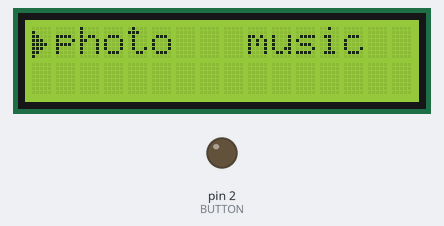
Bench run of a sketch on a simulated Arduino Uno, built with avr-gcc and run on an emulated ATmega328P. Parts: 16×2 character LCD, output pins drawn as LEDs (lit = HIGH).

Above: at 0.1 s.
At 1.1 s:
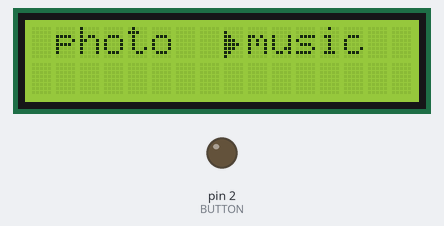
At 2.1 s:
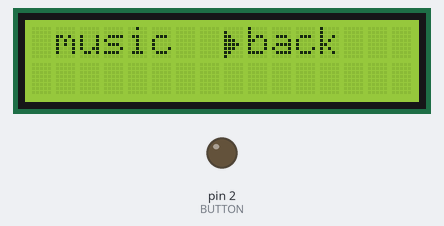

The sketch:

proj.ino
```cpp
#include <LiquidCrystal.h>
#include "DHT.h"
#include <alloca.h>
#include "character.h"
#include "header.h"

#define DHTPIN 3
#define DHTTYPE DHT11
#define BUZZERPIN 4
#define BUTTON 2

#define SEL 15
#define HEART 14


void playsound(int buzzerPin, int* melody, int* noteDurations, int length);
void playsound_with_waves(int buzzerPin, int* melody, int* noteDurations, int length);
// void showMenu(char);

// #define DISTANCE_SENSOR_1 2
// #define DISTANCE_SENSOR_1 1

DHT dht(DHTPIN, DHTTYPE);
LiquidCrystal lcd = LiquidCrystal(5, 6, 7, 8, 9, 10, 11);
int iCounter = 0; // counter
byte chara[8] = {
  0b00000,0b00000,0b00000,0b00000,0b00000,0b00000,0b00000,0b00000
};

char line1[17] = {};
char line2[17] = {};
char des[17] = {};

#define ALL_MENU_OPTIONS 3
char menuStr[8*ALL_MENU_OPTIONS] = " photo   music   back    ";


int menuOptions = 0;


char* scroll(char* src, int len_src, int begin, int len_des=16) ;
void write(int n); // lcd.write(byte(n)) not neccessary
char* menu(int button_left_or_right/*0: left, 1: right*/);


void setup() {
  dht.begin();

  lcd.begin( 16, 2 ); // set up the LCD’s numbers of colomns and rows

  // set up the waves for the sound
  lcd.createChar(0, space);
  for (int i=1; i<9; i++){
    chara[8-i] = 31;
    lcd.createChar(i, chara);
  }

  lcd.createChar(SEL, select);
  lcd.clear(); // clear LCD
  lcd.setCursor( 0, 0 );
  lcd.print(scroll(menuStr, sizeof(menuStr), 0));
  lcd.setCursor(0,0);
  write(SEL);
  Serial.begin(9600);
  pinMode(BUTTON, OUTPUT);


}

void loop() {
  // delay(100);
  // int temperatureC = int(dht.readTemperature());
  // int temperatureF = int(dht.readTemperature(true));
  // int humidity = int(dht.readHumidity());
  // lcd.print(temperatureC);
  // lcd.write(byte(1));
  // lcd.print("C ");
  // lcd.print(temperatureF);
  // lcd.write(byte(1));
  // lcd.print("F ");
  // lcd.write(byte(0));
  // char src[] = "hello world! hello potatoes!";
  // for (int i=0; i<16; i++) {
  //   lcd.setCursor(0, 1);
  //   char *s = scroll(src, sizeof(src)/sizeof(char), i, 15);
  //   lcd.print(s);
  //   // free(s);
  //   delay(500);
  // }
  // playsound_with_waves(BUZZERPIN, melody, noteDurations, sizeof(noteDurations)/sizeof(int));

  // if (digitalRead(BUTTON) == HIGH) {
  //   while (digitalRead(BUTTON) == HIGH) {
  //     delay(40);
  //   }
  //   delay(40);
  // }
  // lcd.print(menu(0));
  delay(1000);
  menu(0);

}

char* menu(int button_left_or_right/*0: left, 1: right*/) {
  if (button_left_or_right == 0) {
    menuOptions ++;
    if (menuOptions == ALL_MENU_OPTIONS) {
      menuOptions = 0;
    }
    if (menuOptions == 0) {
      lcd.setCursor(0,0);
      lcd.print(scroll(menuStr, sizeof(menuStr)/sizeof(char), menuOptions * 8));
      lcd.setCursor(0,0);
      write(SEL);
    }
    // else if (menuOptions == 1) {
    //   lcd.setCursor(0,0);
    //   lcd.print(scroll(menuStr, sizeof(menuStr)/sizeof(char), menuOptions * 8));
    //   lcd.setCursor(8,0);
    //   write(SEL);
    // }
    else {
      lcd.setCursor(0,0);
      lcd.print(scroll(menuStr, sizeof(menuStr)/sizeof(char), (menuOptions-1) * 8));
      lcd.setCursor(8,0);
      write(SEL);

    }
  }

  return menuStr;
}

char* scroll(char* src, int len_src, int begin, int len_des=16) {
  // char* des = alloca(len_des+1);
  for (int i=0; i<len_des; i++) {
    if (begin+i<len_src) {
      des[i] = src[i+begin];
    }else{
      int index = i + begin;
      while (index >= len_src) {
        index -= len_src;
      }
      des[i] = src[index];
    }
  }
  des[len_des] = 0;
  return des;
}

void write(int n){
  if (n!=0){
  lcd.write(byte(n));
  } else {
    lcd.print(" ");
  }
}


int melody[] = {
  NOTE_C4, NOTE_C4, NOTE_D4, NOTE_C4, NOTE_F4, NOTE_E4, // "Happy Birthday to You"
  NOTE_C4, NOTE_C4, NOTE_D4, NOTE_C4, NOTE_G4, NOTE_F4, // "Happy Birthday to You"
  NOTE_C4, NOTE_C4, NOTE_C5, NOTE_A4, NOTE_F4, NOTE_E4, NOTE_D4, // "Happy Birthday dear [Name]"
  NOTE_AS4, NOTE_AS4, NOTE_A4, NOTE_F4, NOTE_G4, NOTE_F4 // "Happy Birthday to You"
};
// Define the note durations
int noteDurations[] = {
  4, 4, 4, 4, 4, 2,
  4, 4, 4, 4, 4, 2,
  4, 4, 4, 4, 4, 4, 2,
  4, 4, 4, 4, 4, 2
};

int above_zero(int n) {
  if (n<0) return 0;
  return n;
}

void playsound_with_waves(int buzzerPin, int* melody, int* noteDurations, int length){
  for (int thisNote = 0; thisNote < length; thisNote++) {
    // To calculate the note duration, take one second divided by the note type.
    lcd.setCursor(0,0);
    for (int i=0; i<16; i++)lcd.print(" ");
    lcd.setCursor(0,0);
    // A2 110 A6 1760
    int n = ((double)melody[thisNote]-110) /(460-110)*15;
    if (n<0) n=0; if (n>15) n=15;
    for (int i=0; i<15; i++) {
      write(above_zero(8-3*abs(i-n)));
    }
    int noteDuration = 1000 / noteDurations[thisNote];
    tone(buzzerPin, melody[thisNote], noteDuration);

    // To distinguish the notes, set a minimum time between them.
    int pauseBetweenNotes = noteDuration * 1.2;
    delay(pauseBetweenNotes);

    // Stop the tone playing:
    noTone(buzzerPin);
  }
}

void playsound(int buzzerPin, int* melody, int* noteDurations, int length) {
  for (int thisNote = 0; thisNote < length; thisNote++) {
    // To calculate the note duration, take one second divided by the note type.
    int noteDuration = 1000 / noteDurations[thisNote];
    tone(buzzerPin, melody[thisNote], noteDuration);

    // To distinguish the notes, set a minimum time between them.
    int pauseBetweenNotes = noteDuration * 1.30;
    delay(pauseBetweenNotes);

    // Stop the tone playing:
    noTone(buzzerPin);
  }

}
```

character.h
```cpp
byte heart[8] = {
  0b00000,
  0b01010,
  0b11111,
  0b11111,
  0b11111,
  0b01110,
  0b00100,
  0b00000
};

byte select[8] = {
  0b00000,
  0b10000,
  0b11000,
  0b11100,
  0b11110,
  0b11100,
  0b11000,
  0b10000
};

byte space[8] = {
  0b00000,
  0b00000,
  0b00000,
  0b00000,
  0b00000,
  0b00000,
  0b00000,
  0b00000
};

byte degree[8] = {
  0b00010,
  0b00101,
  0b00010,
  0b00000,
  0b00000,
  0b00000,
  0b00000,
  0b00000
};
```

header.h
```cpp
#define NOTE_B0  31
#define NOTE_C1  33
#define NOTE_CS1 35
#define NOTE_D1  37
#define NOTE_DS1 39
#define NOTE_E1  41
#define NOTE_F1  44
#define NOTE_FS1 46
#define NOTE_G1  49
#define NOTE_GS1 52
#define NOTE_A1  55
#define NOTE_AS1 58
#define NOTE_B1  62
#define NOTE_C2  65
#define NOTE_CS2 69
#define NOTE_D2  73
#define NOTE_DS2 78
#define NOTE_E2  82
#define NOTE_F2  87
#define NOTE_FS2 93
#define NOTE_G2  98
#define NOTE_GS2 104
#define NOTE_A2  110
#define NOTE_AS2 117
#define NOTE_B2  123
#define NOTE_C3  131
#define NOTE_CS3 139
#define NOTE_D3  147
#define NOTE_DS3 156
#define NOTE_E3  165
#define NOTE_F3  175
#define NOTE_FS3 185
#define NOTE_G3  196
#define NOTE_GS3 208
#define NOTE_A3  220
#define NOTE_AS3 233
#define NOTE_B3  247
#define NOTE_C4  262
#define NOTE_CS4 277
#define NOTE_D4  294
#define NOTE_DS4 311
#define NOTE_E4  330
#define NOTE_F4  349
#define NOTE_FS4 370
#define NOTE_G4  392
#define NOTE_GS4 415
#define NOTE_A4  440
#define NOTE_AS4 466
#define NOTE_B4  494
#define NOTE_C5  523
#define NOTE_CS5 554
#define NOTE_D5  587
#define NOTE_DS5 622
#define NOTE_E5  659
#define NOTE_F5  698
#define NOTE_FS5 740
#define NOTE_G5  784
#define NOTE_GS5 831
#define NOTE_A5  880
#define NOTE_AS5 932
#define NOTE_B5  988
#define NOTE_C6  1047
#define NOTE_CS6 1109
#define NOTE_D6  1175
#define NOTE_DS6 1245
#define NOTE_E6  1319
#define NOTE_F6  1397
#define NOTE_FS6 1480
#define NOTE_G6  1568
#define NOTE_GS6 1661
#define NOTE_A6  1760
#define NOTE_AS6 1865
#define NOTE_B6  1976
#define NOTE_C7  2093
#define NOTE_CS7 2217
#define NOTE_D7  2349
#define NOTE_DS7 2489
#define NOTE_E7  2637
#define NOTE_F7  2794
#define NOTE_FS7 2960
#define NOTE_G7  3136
#define NOTE_GS7 3322
#define NOTE_A7  3520
#define NOTE_AS7 3729
#define NOTE_B7  3951
#define NOTE_C8  4186
#define NOTE_CS8 4435
#define NOTE_D8  4699
#define NOTE_DS8 4978
#define REST 0
```

Measured:
- by itself, everything shown: repeats every 3.0 s, in 3 steps
- what the display in image 1 shows lasts 1.0 s, from 1.1 s to 2.1 s
